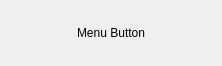
<?xml version="1.0" encoding="UTF-8"?>
<ui version="4.0">
 <class>MenuButton</class>
 <widget class="QFrame" name="MenuButton">
  <property name="geometry">
   <rect>
    <x>0</x>
    <y>0</y>
    <width>222</width>
    <height>66</height>
   </rect>
  </property>
  <property name="windowTitle">
   <string>Frame</string>
  </property>
  <layout class="QGridLayout" name="gridLayout">
   <item row="0" column="0">
    <widget class="QLabel" name="text">
     <property name="text">
      <string>Menu Button</string>
     </property>
     <property name="alignment">
      <set>Qt::AlignCenter</set>
     </property>
    </widget>
   </item>
  </layout>
 </widget>
 <resources/>
 <connections/>
</ui>
